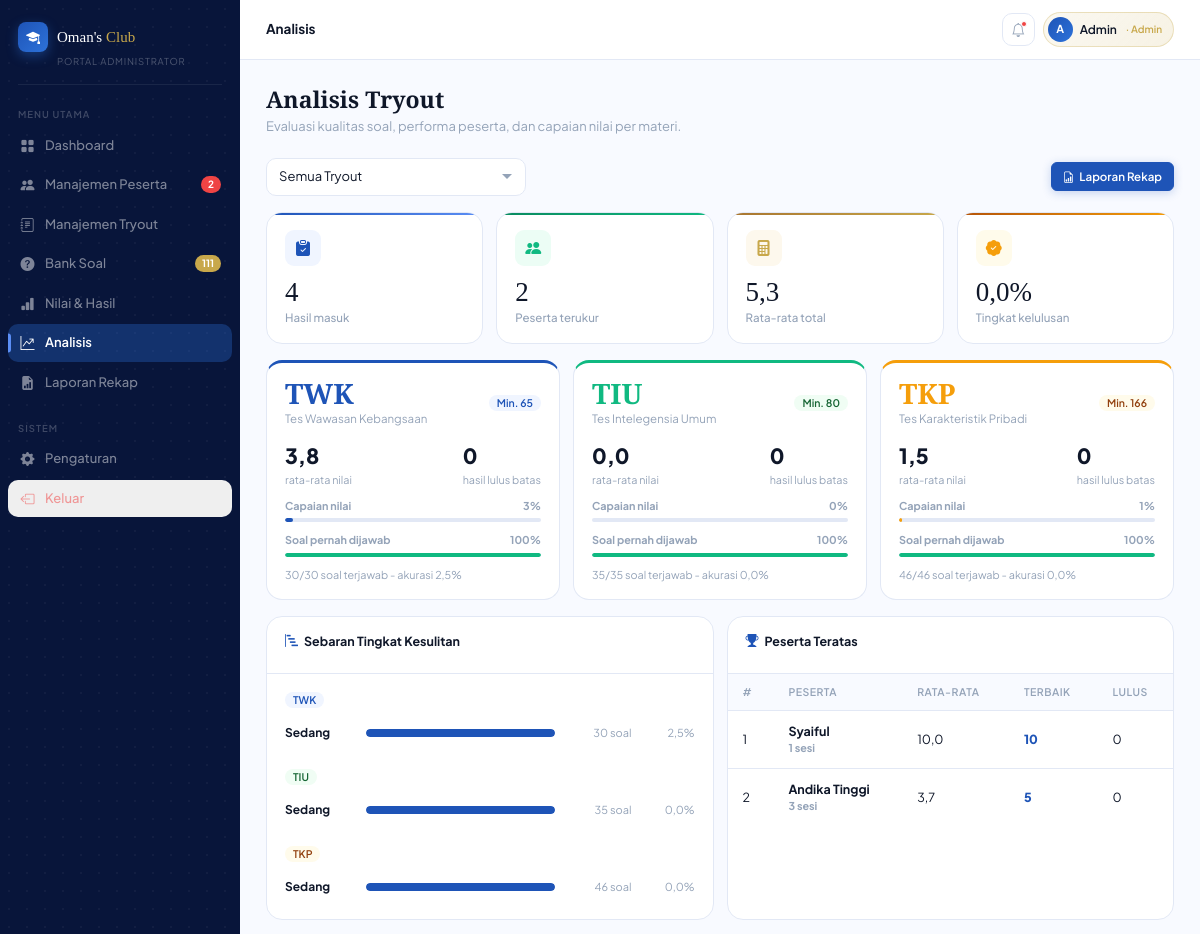
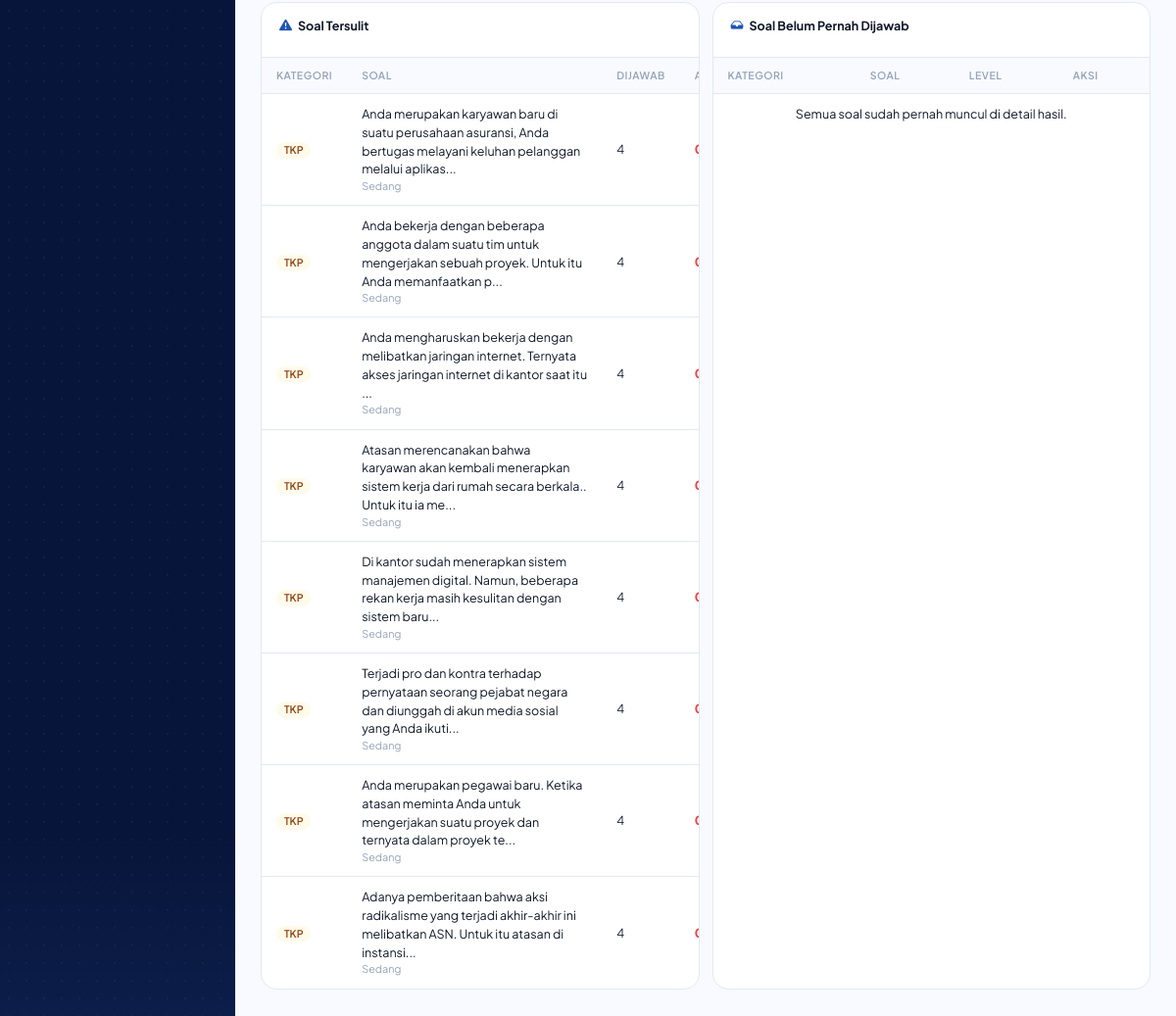
The page /Admin/analisis (signed in) on the database its author committed (2 pictures, top to bottom).
### tables this page shows
CREATE TABLE IF NOT EXISTS `user` (
  `id_user` int unsigned NOT NULL AUTO_INCREMENT,
  `nama` varchar(100) NOT NULL,
  `email` varchar(150) NOT NULL,
  `password` varchar(255) NOT NULL COMMENT 'bcrypt hash',
  `no_hp` varchar(20) DEFAULT NULL,
  `role` enum('admin','peserta') NOT NULL DEFAULT 'peserta',
  `status` enum('aktif','nonaktif') NOT NULL DEFAULT 'aktif',
  `foto` varchar(255) DEFAULT NULL COMMENT 'path file foto profil',
  `last_login` datetime DEFAULT NULL,
  `created_at` datetime NOT NULL DEFAULT CURRENT_TIMESTAMP,
  `updated_at` datetime NOT NULL DEFAULT CURRENT_TIMESTAMP ON UPDATE CURRENT_TIMESTAMP,
  PRIMARY KEY (`id_user`),
  UNIQUE KEY `uq_email` (`email`),
  KEY `idx_role` (`role`),
  KEY `idx_status` (`status`)
);

CREATE TABLE IF NOT EXISTS `soal` (
  `id_soal` int unsigned NOT NULL AUTO_INCREMENT,
  `id_kategori` int unsigned NOT NULL,
  `pertanyaan` text NOT NULL,
  `gambar` varchar(255) DEFAULT NULL COMMENT 'Path gambar soal jika ada',
  `tingkat_kesulitan` enum('mudah','sedang','sulit') NOT NULL DEFAULT 'sedang',
  `status` enum('aktif','nonaktif','draft') NOT NULL DEFAULT 'aktif',
  `dibuat_oleh` int unsigned DEFAULT NULL COMMENT 'FK ke user (admin)',
  `created_at` datetime NOT NULL DEFAULT CURRENT_TIMESTAMP,
  `updated_at` datetime NOT NULL DEFAULT CURRENT_TIMESTAMP ON UPDATE CURRENT_TIMESTAMP,
  PRIMARY KEY (`id_soal`),
  KEY `fk_soal_user` (`dibuat_oleh`),
  KEY `idx_kategori` (`id_kategori`),
  KEY `idx_status` (`status`),
  CONSTRAINT `fk_soal_kategori` FOREIGN KEY (`id_kategori`) REFERENCES `kategori` (`id_kategori`) ON DELETE RESTRICT ON UPDATE CASCADE,
  CONSTRAINT `fk_soal_user` FOREIGN KEY (`dibuat_oleh`) REFERENCES `user` (`id_user`) ON DELETE SET NULL ON UPDATE CASCADE
);

### app/Tampilan/Halaman/Admin/analisis-admin.php (the view, shortened to what the rows shown need)
<?php
$analysisHardQuestions = $analysisHardQuestions ?? [];
$analysisLeaderboard = $analysisLeaderboard ?? [];
$shortText = function (?string $text, int $limit = 115): string {
  $text = trim((string) $text);
  if ($text === '') {
    return '[Soal bergambar atau tanpa teks]';
  }
  if (mb_strlen($text) <= $limit) {
    return $text;
  }
  return mb_substr($text, 0, $limit) . '...';
};
?>
<div class="page active" id="pg-analisis">
  <div class="page-body">
    <div class="page-heading anim">
      <h2>Analisis Tryout</h2>
    </div>
    <div class="analysis-main-grid anim anim-d4">
      <div class="card">
        <div style="overflow-x:auto;">
          <table class="data-table analysis-compact-table">
            <thead>
              <tr>
                <th>#</th>
                <th>Peserta</th>
                <th>Rata-rata</th>
                <th>Terbaik</th>
                <th>Lulus</th>
              </tr>
            </thead>
            <tbody>
              <?php foreach ($analysisLeaderboard as $index => $row): ?>
                <tr>
                  <td><?= $index + 1 ?></td>
                  <td style="font-weight:700;"><?= htmlspecialchars($row['nama_peserta']) ?><div class="analysis-caption"><?= (int) $row['total_sesi'] ?> sesi</div></td>
                  <td><?= number_format((float) $row['avg_total'], 1, ',', '.') ?></td>
                  <td style="font-weight:800;color:var(--blue-main);"><?= number_format((float) $row['best_total'], 0, ',', '.') ?></td>
                  <td><?= (int) $row['total_lulus'] ?></td>
                </tr>
              <?php endforeach; ?>
            </tbody>
          </table>
        </div>
      </div>
    </div>
    <div class="analysis-main-grid anim anim-d5">
      <div class="card">
        <div style="overflow-x:auto;">
          <table class="data-table analysis-compact-table">
            <thead>
              <tr>
                <th>Kategori</th>
                <th>Soal</th>
                <th>Dijawab</th>
                <th>Akurasi</th>
              </tr>
            </thead>
            <tbody>
              <?php foreach ($analysisHardQuestions as $row): ?>
                <tr>
                  <td><span class="badge badge-<?= strtolower($row['kategori']) ?>"><?= htmlspecialchars($row['kategori']) ?></span></td>
                  <td style="min-width:260px;"><?= htmlspecialchars($shortText($row['pertanyaan'])) ?><div class="analysis-caption"><?= htmlspecialchars(ucfirst($row['tingkat_kesulitan'])) ?></div></td>
                  <td><?= (int) $row['total_dijawab'] ?></td>
                  <td style="font-weight:800;color:var(--crimson);"><?= number_format((float) $row['pct_benar'], 1, ',', '.') ?>%</td>
                </tr>
              <?php endforeach; ?>
            </tbody>
          </table>
        </div>
      </div>
      <div class="card">
        <div style="overflow-x:auto;">
          <table class="data-table analysis-compact-table">
            <thead>
              <tr>
                <th>Kategori</th>
                <th>Soal</th>
                <th>Level</th>
                <th>Aksi</th>
              </tr>
            </thead>
          </table>
        </div>
      </div>
    </div>
  </div>
</div>

### rows shown on the page
user: nama_peserta "Syaiful", total_sesi "1", avg_total "10,0", best_total "10", total_lulus "0"
user: nama_peserta "Andika Tinggi", total_sesi "3", avg_total "3,7", best_total "5", total_lulus "0"
soal: kategori "TKP", pertanyaan "Anda merupakan karyawan baru di suatu perusahaan asuransi, Anda bertugas melayani keluhan pelanggan melalui aplikas...", tingkat_kesulitan "Sedang", total_dijawab "4"
soal: kategori "TKP", pertanyaan "Anda bekerja dengan beberapa anggota dalam suatu tim untuk mengerjakan sebuah proyek. Untuk itu Anda memanfaatkan p...", tingkat_kesulitan "Sedang", total_dijawab "4"
soal: kategori "TKP", pertanyaan "Anda mengharuskan bekerja dengan melibatkan jaringan internet. Ternyata akses jaringan internet di kantor saat itu ...", tingkat_kesulitan "Sedang", total_dijawab "4"
soal: kategori "TKP", pertanyaan "Atasan merencanakan bahwa karyawan akan kembali menerapkan sistem kerja dari rumah secara berkala.. Untuk itu ia me...", tingkat_kesulitan "Sedang", total_dijawab "4"
soal: kategori "TKP", pertanyaan "Di kantor sudah menerapkan sistem manajemen digital. Namun, beberapa rekan kerja masih kesulitan dengan sistem baru...", tingkat_kesulitan "Sedang", total_dijawab "4"
soal: kategori "TKP", pertanyaan "Terjadi pro dan kontra terhadap pernyataan seorang pejabat negara dan diunggah di akun media sosial yang Anda ikuti...", tingkat_kesulitan "Sedang", total_dijawab "4"
soal: kategori "TKP", pertanyaan "Anda merupakan pegawai baru. Ketika atasan meminta Anda untuk mengerjakan suatu proyek dan ternyata dalam proyek te...", tingkat_kesulitan "Sedang", total_dijawab "4"
soal: kategori "TKP", pertanyaan "Adanya pemberitaan bahwa aksi radikalisme yang terjadi akhir-akhir ini melibatkan ASN. Untuk itu atasan di instansi...", tingkat_kesulitan "Sedang", total_dijawab "4"

### other values the page prints
$item['label'] "Dashboard"
$item['label'] "Manajemen Peserta"
$item['badge'] "2"
$item['label'] "Manajemen Tryout"
$item['label'] "Bank Soal"
$item['badge'] "111"
$item['label'] "Nilai & Hasil"
$item['label'] "Analisis"
$item['label'] "Laporan Rekap"
$item['label'] "Pengaturan"
$topbarTitle "Analisis"
$analysisSummary['total_hasil'] "4"
$analysisSummary['total_peserta'] "2"
$analysisSummary['avg_total'] "5,3"
$analysisSummary['pass_rate'] "0,0"
